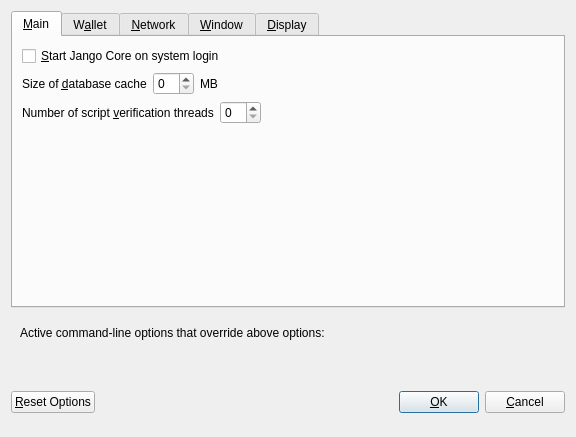
<?xml version="1.0" encoding="UTF-8"?>
<ui version="4.0">
 <class>OptionsDialog</class>
 <widget class="QDialog" name="OptionsDialog">
  <property name="geometry">
   <rect>
    <x>0</x>
    <y>0</y>
    <width>576</width>
    <height>402</height>
   </rect>
  </property>
  <property name="windowTitle">
   <string>Options</string>
  </property>
  <property name="modal">
   <bool>true</bool>
  </property>
  <layout class="QVBoxLayout" name="verticalLayout">
   <item>
    <widget class="QTabWidget" name="tabWidget">
     <property name="currentIndex">
      <number>0</number>
     </property>
     <widget class="QWidget" name="tabMain">
      <attribute name="title">
       <string>&amp;Main</string>
      </attribute>
      <layout class="QVBoxLayout" name="verticalLayout_Main">
       <item>
        <widget class="QCheckBox" name="bitcoinAtStartup">
         <property name="toolTip">
          <string>Automatically start Jango Core after logging in to the system.</string>
         </property>
         <property name="text">
          <string>&amp;Start Jango Core on system login</string>
         </property>
        </widget>
       </item>
       <item>
        <layout class="QHBoxLayout" name="horizontalLayout_2_Main">
         <item>
          <widget class="QLabel" name="databaseCacheLabel">
           <property name="text">
            <string>Size of &amp;database cache</string>
           </property>
           <property name="textFormat">
            <enum>Qt::PlainText</enum>
           </property>
           <property name="buddy">
            <cstring>databaseCache</cstring>
           </property>
          </widget>
         </item>
         <item>
          <widget class="QSpinBox" name="databaseCache"/>
         </item>
         <item>
          <widget class="QLabel" name="databaseCacheUnitLabel">
           <property name="text">
            <string>MB</string>
           </property>
           <property name="textFormat">
            <enum>Qt::PlainText</enum>
           </property>
          </widget>
         </item>
         <item>
          <spacer name="horizontalSpacer_2_Main">
           <property name="orientation">
            <enum>Qt::Horizontal</enum>
           </property>
           <property name="sizeHint" stdset="0">
            <size>
             <width>40</width>
             <height>20</height>
            </size>
           </property>
          </spacer>
         </item>
        </layout>
       </item>
       <item>
        <layout class="QHBoxLayout" name="horizontalLayout_3_Main">
         <item>
          <widget class="QLabel" name="threadsScriptVerifLabel">
           <property name="text">
            <string>Number of script &amp;verification threads</string>
           </property>
           <property name="textFormat">
            <enum>Qt::PlainText</enum>
           </property>
           <property name="buddy">
            <cstring>threadsScriptVerif</cstring>
           </property>
          </widget>
         </item>
         <item>
          <widget class="QSpinBox" name="threadsScriptVerif">
           <property name="toolTip">
            <string>(0 = auto, &lt;0 = leave that many cores free)</string>
           </property>
          </widget>
         </item>
         <item>
          <spacer name="horizontalSpacer_3_Main">
           <property name="orientation">
            <enum>Qt::Horizontal</enum>
           </property>
           <property name="sizeHint" stdset="0">
            <size>
             <width>40</width>
             <height>20</height>
            </size>
           </property>
          </spacer>
         </item>
        </layout>
       </item>
       <item>
        <spacer name="verticalSpacer_Main">
         <property name="orientation">
          <enum>Qt::Vertical</enum>
         </property>
         <property name="sizeHint" stdset="0">
          <size>
           <width>20</width>
           <height>40</height>
          </size>
         </property>
        </spacer>
       </item>
      </layout>
     </widget>
     <widget class="QWidget" name="tabWallet">
      <attribute name="title">
       <string>W&amp;allet</string>
      </attribute>
      <layout class="QVBoxLayout" name="verticalLayout_Wallet">
       <item>
        <widget class="QGroupBox" name="groupBox">
         <property name="title">
          <string>Expert</string>
         </property>
         <layout class="QVBoxLayout" name="verticalLayout_2">
          <item>
           <widget class="QCheckBox" name="coinControlFeatures">
            <property name="toolTip">
             <string>Whether to show coin control features or not.</string>
            </property>
            <property name="text">
             <string>Enable coin &amp;control features</string>
            </property>
           </widget>
          </item>
          <item>
           <widget class="QCheckBox" name="showMasternodesTab">
            <property name="toolTip">
             <string>Show additional tab listing all your masternodes in first sub-tab&lt;br/&gt;and all masternodes on the network in second sub-tab.</string>
            </property>
            <property name="text">
             <string>Show Masternodes Tab</string>
            </property>
           </widget>
          </item>
          <item>
           <widget class="QCheckBox" name="showAdvancedPSUI">
            <property name="toolTip">
             <string>Show additional information and buttons for PrivateSend on overview screen.</string>
            </property>
            <property name="text">
             <string>Enable advanced PrivateSend interface</string>
            </property>
           </widget>
          </item>
          <item>
           <widget class="QCheckBox" name="lowKeysWarning">
            <property name="toolTip">
             <string>Show warning dialog when PrivateSend detects that wallet has very low number of keys left.</string>
            </property>
            <property name="text">
             <string>Warn if PrivateSend is running out of keys</string>
            </property>
           </widget>
          </item>
          <item>
           <widget class="QCheckBox" name="privateSendMultiSession">
            <property name="toolTip">
             <string>Whether to use experimental PrivateSend mode with multiple mixing sessions per block.&lt;br/&gt;Note: You must use this feature carefully.&lt;br/&gt;Make sure you always have recent wallet (auto)backup in a safe place!</string>
            </property>
            <property name="text">
             <string>Enable PrivateSend &amp;multi-session</string>
            </property>
           </widget>
          </item>
          <item>
           <widget class="QCheckBox" name="spendZeroConfChange">
            <property name="toolTip">
             <string>If you disable the spending of unconfirmed change, the change from a transaction&lt;br/&gt;cannot be used until that transaction has at least one confirmation.&lt;br/&gt;This also affects how your balance is computed.</string>
            </property>
            <property name="text">
             <string>&amp;Spend unconfirmed change</string>
            </property>
           </widget>
          </item>
         </layout>
        </widget>
       </item>
       <item>
        <layout class="QHBoxLayout" name="horizontalLayout_4_Wallet">
         <item>
          <widget class="QLabel" name="label">
           <property name="toolTip">
            <string>This setting determines the amount of individual masternodes that an input will be anonymized through.&lt;br/&gt;More rounds of anonymization gives a higher degree of privacy, but also costs more in fees.</string>
           </property>
           <property name="text">
            <string>PrivateSend rounds to use</string>
           </property>
          </widget>
         </item>
         <item>
          <widget class="QSpinBox" name="privateSendRounds">
           <property name="minimum">
            <number>2</number>
           </property>
           <property name="maximum">
            <number>8</number>
           </property>
           <property name="value">
            <number>4</number>
           </property>
          </widget>
         </item>
        </layout>
       </item>
       <item>
        <layout class="QHBoxLayout" name="horizontalLayout">
         <item>
          <widget class="QLabel" name="label_2">
           <property name="toolTip">
            <string>This amount acts as a threshold to turn off PrivateSend once it's reached.</string>
           </property>
           <property name="statusTip">
            <string notr="true"/>
           </property>
           <property name="whatsThis">
            <string notr="true"/>
           </property>
           <property name="accessibleName">
            <string notr="true"/>
           </property>
           <property name="accessibleDescription">
            <string notr="true"/>
           </property>
           <property name="text">
            <string>Amount of Jango to keep anonymized</string>
           </property>
          </widget>
         </item>
         <item>
          <widget class="QSpinBox" name="privateSendAmount">
           <property name="minimum">
            <number>2</number>
           </property>
           <property name="maximum">
            <number>2000</number>
           </property>
           <property name="singleStep">
            <number>10</number>
           </property>
           <property name="value">
            <number>1000</number>
           </property>
          </widget>
         </item>
        </layout>
       </item>
       <item>
        <spacer name="verticalSpacer_Wallet">
         <property name="orientation">
          <enum>Qt::Vertical</enum>
         </property>
         <property name="sizeHint" stdset="0">
          <size>
           <width>20</width>
           <height>40</height>
          </size>
         </property>
        </spacer>
       </item>
      </layout>
     </widget>
     <widget class="QWidget" name="tabNetwork">
      <attribute name="title">
       <string>&amp;Network</string>
      </attribute>
      <layout class="QVBoxLayout" name="verticalLayout_Network">
       <item>
        <widget class="QCheckBox" name="mapPortUpnp">
         <property name="toolTip">
          <string>Automatically open the Jango Core client port on the router. This only works when your router supports UPnP and it is enabled.</string>
         </property>
         <property name="text">
          <string>Map port using &amp;UPnP</string>
         </property>
        </widget>
       </item>
       <item>
        <widget class="QCheckBox" name="allowIncoming">
         <property name="toolTip">
          <string>Accept connections from outside</string>
         </property>
         <property name="text">
          <string>Allow incoming connections</string>
         </property>
        </widget>
       </item>
       <item>
        <widget class="QCheckBox" name="connectSocks">
         <property name="toolTip">
          <string>Connect to the Jango network through a SOCKS5 proxy.</string>
         </property>
         <property name="text">
          <string>&amp;Connect through SOCKS5 proxy (default proxy):</string>
         </property>
        </widget>
       </item>
       <item>
        <layout class="QHBoxLayout" name="horizontalLayout_1_Network">
         <item>
          <widget class="QLabel" name="proxyIpLabel">
           <property name="text">
            <string>Proxy &amp;IP:</string>
           </property>
           <property name="textFormat">
            <enum>Qt::PlainText</enum>
           </property>
           <property name="buddy">
            <cstring>proxyIp</cstring>
           </property>
          </widget>
         </item>
         <item>
          <widget class="QValidatedLineEdit" name="proxyIp">
           <property name="minimumSize">
            <size>
             <width>140</width>
             <height>0</height>
            </size>
           </property>
           <property name="maximumSize">
            <size>
             <width>140</width>
             <height>16777215</height>
            </size>
           </property>
           <property name="toolTip">
            <string>IP address of the proxy (e.g. IPv4: 127.0.0.1 / IPv6: ::1)</string>
           </property>
          </widget>
         </item>
         <item>
          <widget class="QLabel" name="proxyPortLabel">
           <property name="text">
            <string>&amp;Port:</string>
           </property>
           <property name="textFormat">
            <enum>Qt::PlainText</enum>
           </property>
           <property name="buddy">
            <cstring>proxyPort</cstring>
           </property>
          </widget>
         </item>
         <item>
          <widget class="QLineEdit" name="proxyPort">
           <property name="minimumSize">
            <size>
             <width>55</width>
             <height>0</height>
            </size>
           </property>
           <property name="maximumSize">
            <size>
             <width>55</width>
             <height>16777215</height>
            </size>
           </property>
           <property name="toolTip">
            <string>Port of the proxy (e.g. 9050)</string>
           </property>
          </widget>
         </item>
         <item>
          <spacer name="horizontalSpacer_1_Network">
           <property name="orientation">
            <enum>Qt::Horizontal</enum>
           </property>
           <property name="sizeHint" stdset="0">
            <size>
             <width>40</width>
             <height>20</height>
            </size>
           </property>
          </spacer>
         </item>
        </layout>
       </item>
       <item>
        <layout class="QHBoxLayout" name="horizontalLayout_2_Network">
         <item>
          <widget class="QLabel" name="proxyActiveNets">
           <property name="text">
            <string>Used for reaching peers via:</string>
           </property>
           <property name="textFormat">
            <enum>Qt::PlainText</enum>
           </property>
          </widget>
         </item>
         <item>
          <widget class="QCheckBox" name="proxyReachIPv4">
           <property name="enabled">
            <bool>false</bool>
           </property>
           <property name="toolTip">
            <string>Shows, if the supplied default SOCKS5 proxy is used to reach peers via this network type.</string>
           </property>
           <property name="text">
            <string/>
           </property>
          </widget>
         </item>
         <item>
          <widget class="QLabel" name="proxyReachIPv4Label">
           <property name="text">
            <string>IPv4</string>
           </property>
           <property name="textFormat">
            <enum>Qt::PlainText</enum>
           </property>
          </widget>
         </item>
         <item>
          <widget class="QCheckBox" name="proxyReachIPv6">
           <property name="enabled">
            <bool>false</bool>
           </property>
           <property name="toolTip">
            <string>Shows, if the supplied default SOCKS5 proxy is used to reach peers via this network type.</string>
           </property>
           <property name="text">
            <string/>
           </property>
          </widget>
         </item>
         <item>
          <widget class="QLabel" name="proxyReachIPv6Label">
           <property name="text">
            <string>IPv6</string>
           </property>
           <property name="textFormat">
            <enum>Qt::PlainText</enum>
           </property>
          </widget>
         </item>
         <item>
          <widget class="QCheckBox" name="proxyReachTor">
           <property name="enabled">
            <bool>false</bool>
           </property>
           <property name="toolTip">
            <string>Shows, if the supplied default SOCKS5 proxy is used to reach peers via this network type.</string>
           </property>
           <property name="text">
            <string/>
           </property>
          </widget>
         </item>
         <item>
          <widget class="QLabel" name="proxyReachTorLabel">
           <property name="text">
            <string>Tor</string>
           </property>
           <property name="textFormat">
            <enum>Qt::PlainText</enum>
           </property>
          </widget>
         </item>
         <item>
          <spacer name="horizontalSpacer_2_Network">
           <property name="orientation">
            <enum>Qt::Horizontal</enum>
           </property>
           <property name="sizeHint" stdset="0">
            <size>
             <width>40</width>
             <height>20</height>
            </size>
           </property>
          </spacer>
         </item>
        </layout>
       </item>
       <item>
        <widget class="QCheckBox" name="connectSocksTor">
         <property name="toolTip">
          <string>Connect to the Jango network through a separate SOCKS5 proxy for Tor hidden services.</string>
         </property>
         <property name="text">
          <string>Use separate SOCKS5 proxy to reach peers via Tor hidden services:</string>
         </property>
        </widget>
       </item>
       <item>
        <layout class="QHBoxLayout" name="horizontalLayout_3_Network">
         <item>
          <widget class="QLabel" name="proxyIpTorLabel">
           <property name="text">
            <string>Proxy &amp;IP:</string>
           </property>
           <property name="textFormat">
            <enum>Qt::PlainText</enum>
           </property>
           <property name="buddy">
            <cstring>proxyIpTor</cstring>
           </property>
          </widget>
         </item>
         <item>
          <widget class="QValidatedLineEdit" name="proxyIpTor">
           <property name="minimumSize">
            <size>
             <width>140</width>
             <height>0</height>
            </size>
           </property>
           <property name="maximumSize">
            <size>
             <width>140</width>
             <height>16777215</height>
            </size>
           </property>
           <property name="toolTip">
            <string>IP address of the proxy (e.g. IPv4: 127.0.0.1 / IPv6: ::1)</string>
           </property>
          </widget>
         </item>
         <item>
          <widget class="QLabel" name="proxyPortTorLabel">
           <property name="text">
            <string>&amp;Port:</string>
           </property>
           <property name="textFormat">
            <enum>Qt::PlainText</enum>
           </property>
           <property name="buddy">
            <cstring>proxyPortTor</cstring>
           </property>
          </widget>
         </item>
         <item>
          <widget class="QLineEdit" name="proxyPortTor">
           <property name="minimumSize">
            <size>
             <width>55</width>
             <height>0</height>
            </size>
           </property>
           <property name="maximumSize">
            <size>
             <width>55</width>
             <height>16777215</height>
            </size>
           </property>
           <property name="toolTip">
            <string>Port of the proxy (e.g. 9050)</string>
           </property>
          </widget>
         </item>
         <item>
          <spacer name="horizontalSpacer_4_Network">
           <property name="orientation">
            <enum>Qt::Horizontal</enum>
           </property>
           <property name="sizeHint" stdset="0">
            <size>
             <width>40</width>
             <height>20</height>
            </size>
           </property>
          </spacer>
         </item>
        </layout>
       </item>
       <item>
        <spacer name="verticalSpacer_Network">
         <property name="orientation">
          <enum>Qt::Vertical</enum>
         </property>
         <property name="sizeHint" stdset="0">
          <size>
           <width>20</width>
           <height>40</height>
          </size>
         </property>
        </spacer>
       </item>
      </layout>
     </widget>
     <widget class="QWidget" name="tabWindow">
      <attribute name="title">
       <string>&amp;Window</string>
      </attribute>
      <layout class="QVBoxLayout" name="verticalLayout_Window">
       <item>
        <widget class="QCheckBox" name="minimizeToTray">
         <property name="toolTip">
          <string>Show only a tray icon after minimizing the window.</string>
         </property>
         <property name="text">
          <string>&amp;Minimize to the tray instead of the taskbar</string>
         </property>
        </widget>
       </item>
       <item>
        <widget class="QCheckBox" name="minimizeOnClose">
         <property name="toolTip">
          <string>Minimize instead of exit the application when the window is closed. When this option is enabled, the application will be closed only after selecting Exit in the menu.</string>
         </property>
         <property name="text">
          <string>M&amp;inimize on close</string>
         </property>
        </widget>
       </item>
       <item>
        <spacer name="verticalSpacer_Window">
         <property name="orientation">
          <enum>Qt::Vertical</enum>
         </property>
         <property name="sizeHint" stdset="0">
          <size>
           <width>20</width>
           <height>40</height>
          </size>
         </property>
        </spacer>
       </item>
      </layout>
     </widget>
     <widget class="QWidget" name="tabDisplay">
      <attribute name="title">
       <string>&amp;Display</string>
      </attribute>
      <layout class="QVBoxLayout" name="verticalLayout_Display">
       <item>
        <layout class="QHBoxLayout" name="horizontalLayout_1_Display">
         <item>
          <widget class="QLabel" name="langLabel">
           <property name="text">
            <string>User Interface &amp;language:</string>
           </property>
           <property name="textFormat">
            <enum>Qt::PlainText</enum>
           </property>
           <property name="buddy">
            <cstring>lang</cstring>
           </property>
          </widget>
         </item>
         <item>
          <widget class="QValueComboBox" name="lang">
           <property name="toolTip">
            <string>The user interface language can be set here. This setting will take effect after restarting Jango Core.</string>
           </property>
          </widget>
         </item>
        </layout>
       </item>
       <item>
        <widget class="QLabel" name="label_3">
         <property name="toolTip">
          <string notr="true"/>
         </property>
         <property name="statusTip">
          <string notr="true"/>
         </property>
         <property name="whatsThis">
          <string notr="true"/>
         </property>
         <property name="accessibleName">
          <string notr="true"/>
         </property>
         <property name="text">
          <string>Language missing or translation incomplete? Help contributing translations here:
https://www.transifex.com/projects/p/jango/</string>
         </property>
         <property name="wordWrap">
          <bool>true</bool>
         </property>
         <property name="openExternalLinks">
          <bool>true</bool>
         </property>
         <property name="textInteractionFlags">
          <set>Qt::TextBrowserInteraction</set>
         </property>
        </widget>
       </item>
       <item>
        <layout class="QHBoxLayout" name="horizontalLayout_4_Display" stretch="0,0">
         <item>
          <widget class="QLabel" name="themeLabel">
           <property name="text">
            <string>User Interface Theme:</string>
           </property>
          </widget>
         </item>
         <item>
          <widget class="QValueComboBox" name="theme"/>
         </item>
        </layout>
       </item>
       <item>
        <widget class="Line" name="line">
         <property name="orientation">
          <enum>Qt::Horizontal</enum>
         </property>
        </widget>
       </item>
       <item>
        <layout class="QHBoxLayout" name="horizontalLayout_2_Display">
         <item>
          <widget class="QLabel" name="unitLabel">
           <property name="text">
            <string>&amp;Unit to show amounts in:</string>
           </property>
           <property name="textFormat">
            <enum>Qt::PlainText</enum>
           </property>
           <property name="buddy">
            <cstring>unit</cstring>
           </property>
          </widget>
         </item>
         <item>
          <widget class="QValueComboBox" name="unit">
           <property name="toolTip">
            <string>Choose the default subdivision unit to show in the interface and when sending coins.</string>
           </property>
          </widget>
         </item>
        </layout>
       </item>
       <item>
        <layout class="QHBoxLayout" name="horizontalLayout_5_Display">
         <item>
          <widget class="QLabel" name="digitsLabel">
           <property name="text">
            <string>Decimal digits</string>
           </property>
          </widget>
         </item>
         <item>
          <widget class="QValueComboBox" name="digits"/>
         </item>
        </layout>
       </item>
       <item>
        <layout class="QHBoxLayout" name="horizontalLayout_3_Display">
         <item>
          <widget class="QLabel" name="thirdPartyTxUrlsLabel">
           <property name="toolTip">
            <string>Third party URLs (e.g. a block explorer) that appear in the transactions tab as context menu items.&lt;br/&gt;%s in the URL is replaced by transaction hash. Multiple URLs are separated by vertical bar |.</string>
           </property>
           <property name="text">
            <string>Third party transaction URLs</string>
           </property>
           <property name="buddy">
            <cstring>thirdPartyTxUrls</cstring>
           </property>
          </widget>
         </item>
         <item>
          <widget class="QLineEdit" name="thirdPartyTxUrls">
           <property name="toolTip">
            <string>Third party URLs (e.g. a block explorer) that appear in the transactions tab as context menu items.&lt;br/&gt;%s in the URL is replaced by transaction hash. Multiple URLs are separated by vertical bar |.</string>
           </property>
          </widget>
         </item>
        </layout>
       </item>
       <item>
        <spacer name="verticalSpacer">
         <property name="orientation">
          <enum>Qt::Vertical</enum>
         </property>
         <property name="sizeHint" stdset="0">
          <size>
           <width>20</width>
           <height>40</height>
          </size>
         </property>
        </spacer>
       </item>
      </layout>
     </widget>
    </widget>
   </item>
   <item>
    <widget class="QFrame" name="frame">
     <layout class="QVBoxLayout" name="verticalLayout_Bottom">
      <item>
       <layout class="QHBoxLayout" name="horizontalLayout_Bottom">
        <item>
         <widget class="QLabel" name="overriddenByCommandLineInfoLabel">
          <property name="text">
           <string>Active command-line options that override above options:</string>
          </property>
          <property name="textFormat">
           <enum>Qt::PlainText</enum>
          </property>
         </widget>
        </item>
        <item>
         <spacer name="horizontalSpacer_Bottom">
          <property name="orientation">
           <enum>Qt::Horizontal</enum>
          </property>
          <property name="sizeHint" stdset="0">
           <size>
            <width>40</width>
            <height>20</height>
           </size>
          </property>
         </spacer>
        </item>
       </layout>
      </item>
      <item>
       <widget class="QLabel" name="overriddenByCommandLineLabel">
        <property name="text">
         <string/>
        </property>
        <property name="textFormat">
         <enum>Qt::PlainText</enum>
        </property>
        <property name="wordWrap">
         <bool>true</bool>
        </property>
       </widget>
      </item>
     </layout>
    </widget>
   </item>
   <item>
    <layout class="QHBoxLayout" name="horizontalLayout_Buttons">
     <item>
      <widget class="QPushButton" name="resetButton">
       <property name="toolTip">
        <string>Reset all client options to default.</string>
       </property>
       <property name="text">
        <string>&amp;Reset Options</string>
       </property>
       <property name="autoDefault">
        <bool>false</bool>
       </property>
      </widget>
     </item>
     <item>
      <spacer name="horizontalSpacer_1">
       <property name="orientation">
        <enum>Qt::Horizontal</enum>
       </property>
       <property name="sizeHint" stdset="0">
        <size>
         <width>40</width>
         <height>48</height>
        </size>
       </property>
      </spacer>
     </item>
     <item>
      <widget class="QLabel" name="statusLabel">
       <property name="minimumSize">
        <size>
         <width>200</width>
         <height>0</height>
        </size>
       </property>
       <property name="font">
        <font>
         <weight>75</weight>
         <bold>true</bold>
        </font>
       </property>
       <property name="text">
        <string/>
       </property>
       <property name="textFormat">
        <enum>Qt::PlainText</enum>
       </property>
       <property name="wordWrap">
        <bool>true</bool>
       </property>
      </widget>
     </item>
     <item>
      <spacer name="horizontalSpacer_2">
       <property name="orientation">
        <enum>Qt::Horizontal</enum>
       </property>
       <property name="sizeHint" stdset="0">
        <size>
         <width>40</width>
         <height>48</height>
        </size>
       </property>
      </spacer>
     </item>
     <item>
      <widget class="QPushButton" name="okButton">
       <property name="text">
        <string>&amp;OK</string>
       </property>
       <property name="autoDefault">
        <bool>false</bool>
       </property>
       <property name="default">
        <bool>true</bool>
       </property>
      </widget>
     </item>
     <item>
      <widget class="QPushButton" name="cancelButton">
       <property name="text">
        <string>&amp;Cancel</string>
       </property>
       <property name="autoDefault">
        <bool>false</bool>
       </property>
      </widget>
     </item>
    </layout>
   </item>
  </layout>
 </widget>
 <customwidgets>
  <customwidget>
   <class>QValidatedLineEdit</class>
   <extends>QLineEdit</extends>
   <header>qvalidatedlineedit.h</header>
  </customwidget>
  <customwidget>
   <class>QValueComboBox</class>
   <extends>QComboBox</extends>
   <header>qvaluecombobox.h</header>
  </customwidget>
 </customwidgets>
 <resources/>
 <connections/>
</ui>
